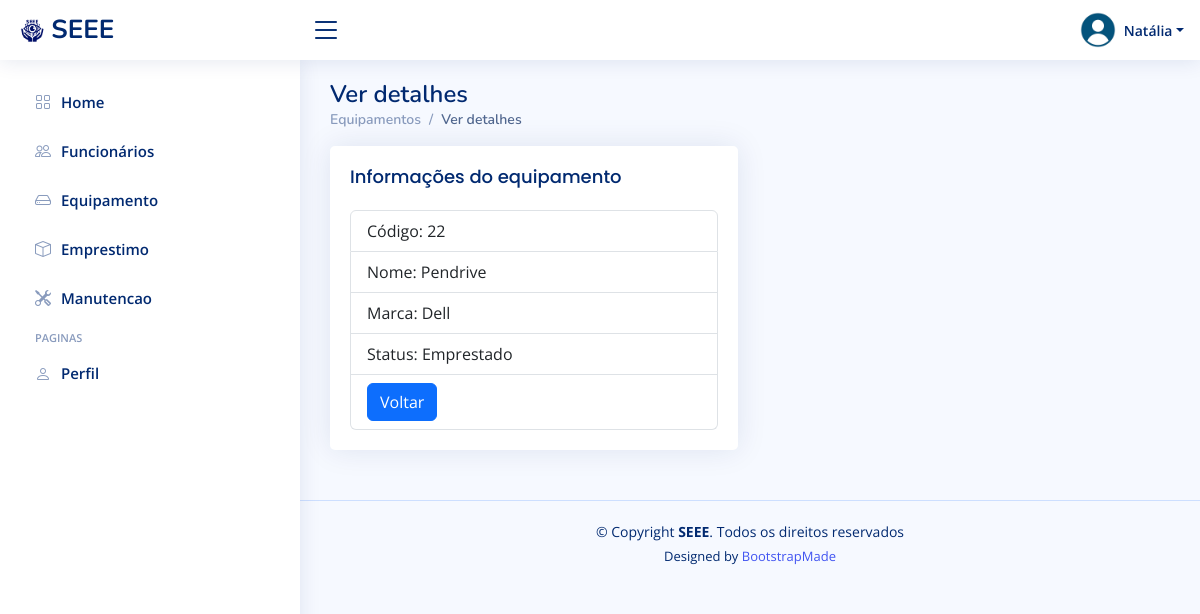
/equipamento/detalhes/27/ (signed in), run on an earlier commit of the app's database.
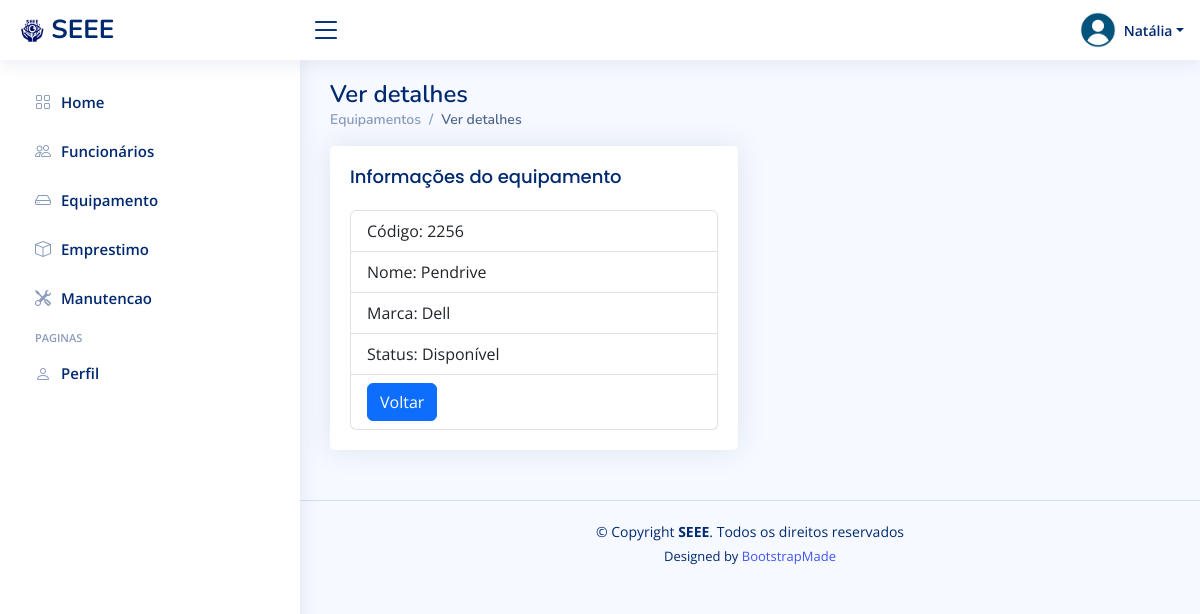
And on a later commit of the database.
### equipamento/models.py (models this page shows, shortened)
class Equipamento(models.Model):
    nome = models.CharField(max_length=100)
    codigo = models.CharField(max_length=50, unique=True)
    marca = models.CharField(max_length=50)
    status = models.PositiveIntegerField(choices=[(1, 'Disponível'), (2, 'Emprestado'), (3, 'Em Manutenção')], default=1)

### equipamento/views.py (the view)
# urls.py: path('detalhes/<int:id>/', views.detalhar_equipamento, name='detalhar_equipamento'),
@login_required
def detalhar_equipamento(request, id):
    equipamento = get_object_or_404(Equipamento, pk=id)
    return render(request, 'equipamento/detalhar_equipamento.html', {'equipamento': equipamento})

### funcionario/contextProcess.py (called while the page is built)
def user_group_context(request):
    user = request.user
    isAdmin = user.groups.filter(name='Admin').exists()
    isFuncionario = user.groups.filter(name='Funcionarios').exists()
    return {
        'isAdmin': isAdmin,
        'isDuncionario': isFuncionario,
    }

### templates/equipamento/detalhar_equipamento.html
{% extends 'funcionario/_base.html'%}
{% block content %}
<div class="pagetitle">
  <h1>Ver detalhes</h1>
  <nav>
    <ol class="breadcrumb">
      <li class="breadcrumb-item"><a href="/equipamento/">Equipamentos</a></li>
      <li class="breadcrumb-item active">Ver detalhes</li>
    </ol>
  </nav>
</div>
<section class="section">
    <div class="row">
      <div class="col-lg-6">
        <div class="card">
          <div class="card-body">
            <h5 class="card-title">Informações do equipamento</h5>
            <ul class="list-group">
              <li class="list-group-item">Código: {{ equipamento.codigo }}</li>
              <li class="list-group-item">Nome: {{ equipamento.nome }}</li>
              <li class="list-group-item">Marca: {{ equipamento.marca }}</li>
              <li class="list-group-item">Status: {{ equipamento.get_status_display }}</li>
              <li class="list-group-item"><a class="btn btn-primary" href="/equipamento/">Voltar</a></li>
            </ul>
          </div>
        </div>
    </div>
  </section>
{% endblock %}

What changed in the data, as far as the page shows it:
changed Equipamento "Pendrive": codigo "22" → "2256"; status "Emprestado" → "Disponível"
